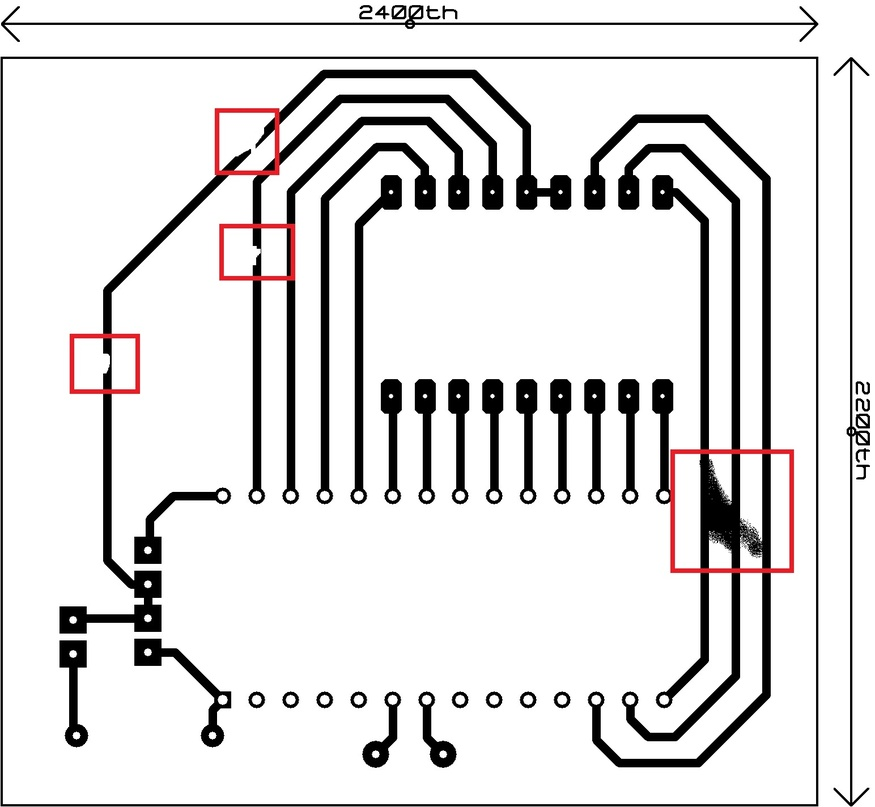
#> input picture plotscan.jpg, 875 x 807 px, shrunk from 1544 x 1424 before the run
$ python detectorcantos.py
#> lines starting #> are read from the running program, lines starting #| are printed output that depends on the picture
import cv2
import numpy as np
from matplotlib import pyplot as plt

img = cv2.imread("plotscan.jpg",0)
#> img: shape (807, 875); min 0, max 255, mean 222.2
# [6 lines of commented-out code are left out]

edges = cv2.Canny(img, 100, 200)
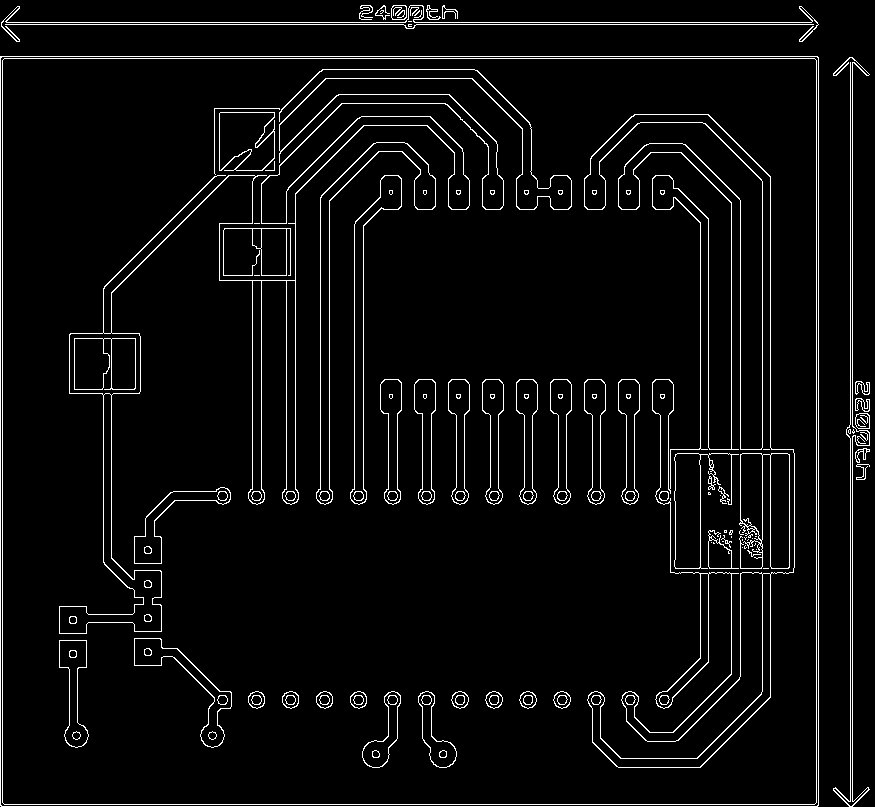
#> edges: shape (807, 875); 4.6% white in thin lines or dots


cv2.imshow("Original", img)
cv2.imshow("Edges", edges)
# [5 lines of commented-out code are left out]

cv2.waitKey(0)
cv2.destroyAllWindows()
